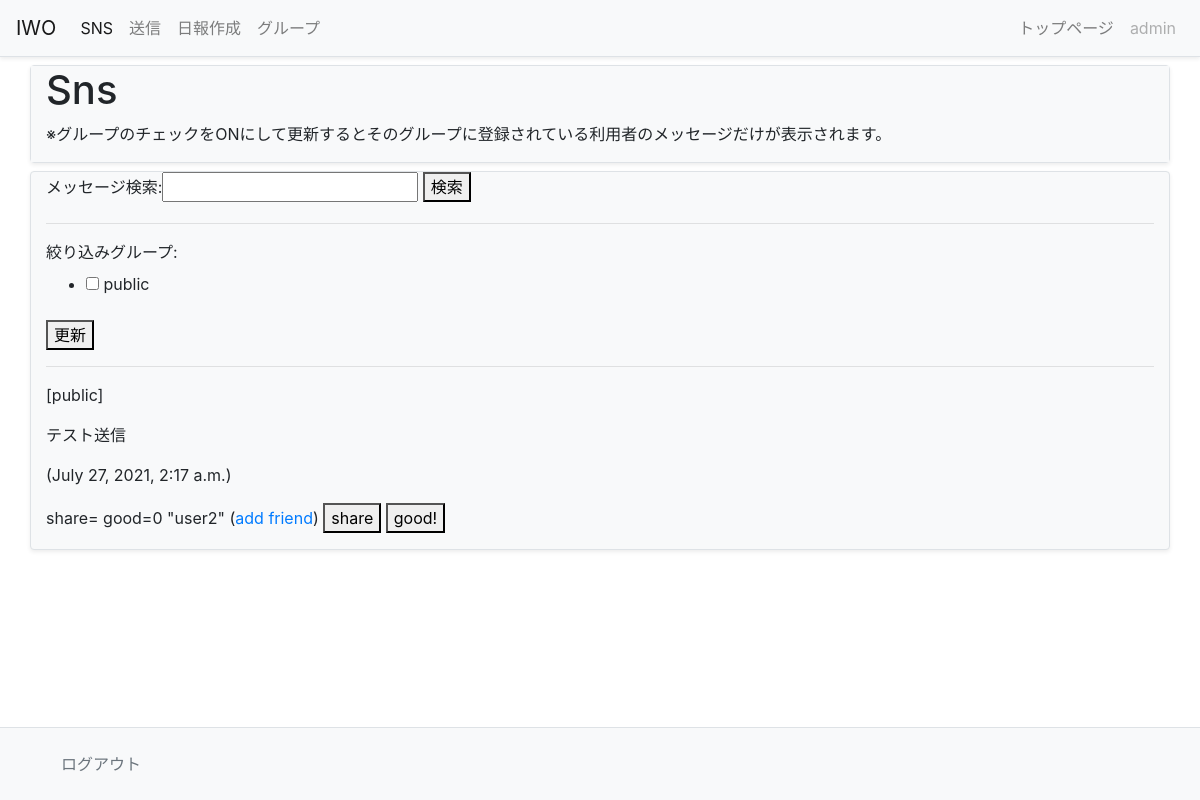
Page / (signed in) on the earlier database version.
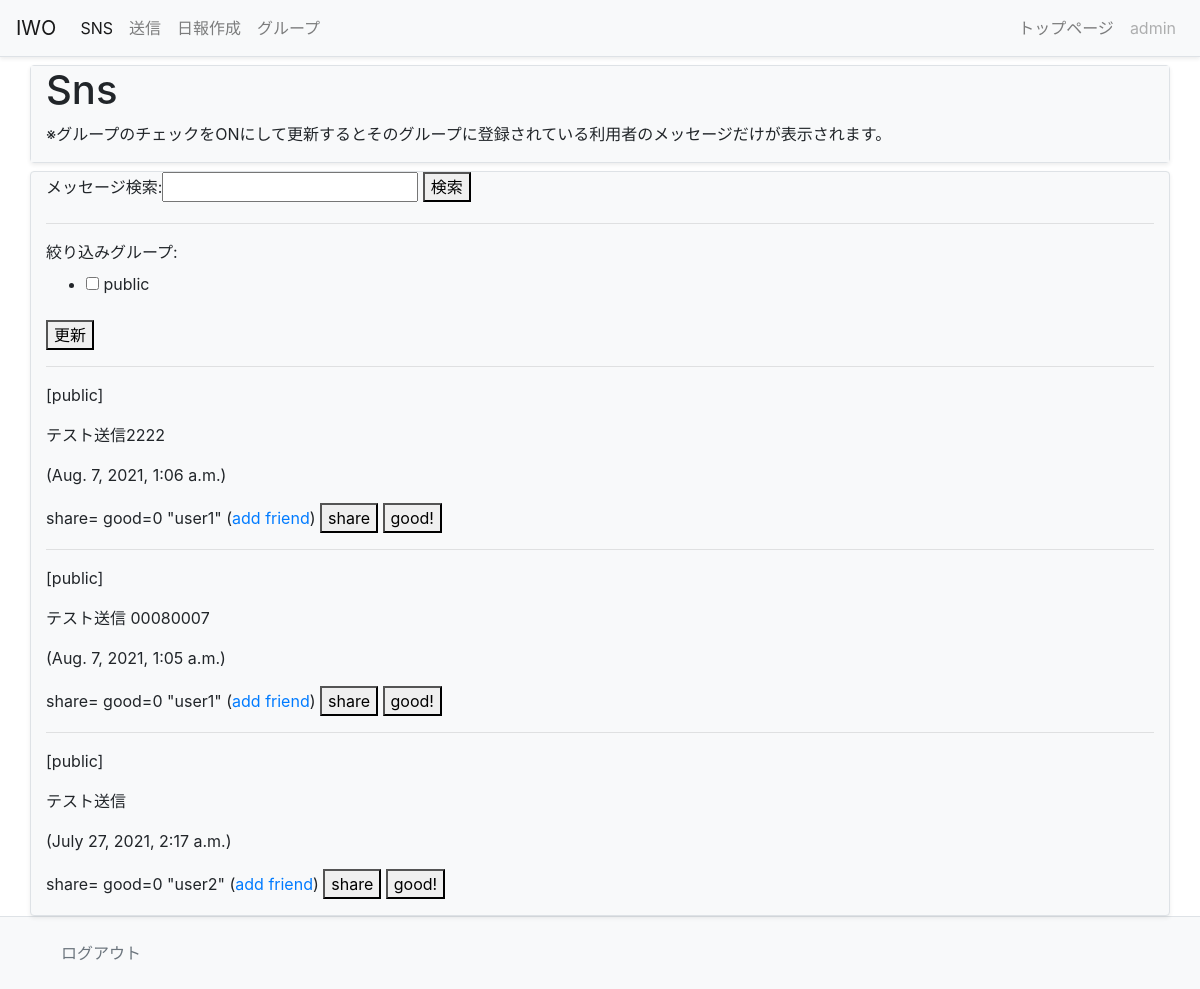
Same page on the later database version.
### sns/models.py (models this page shows, shortened)
class Message(models.Model):
    owner = models.ForeignKey(User, on_delete=models.CASCADE, \
            related_name='message_owner')
    group = models.ForeignKey('Group', on_delete=models.CASCADE)
    content = models.TextField(max_length=1000)
    share_id = models.IntegerField(default=-1)
    good_count = models.IntegerField(default=0)
    pub_date = models.DateTimeField(auto_now_add=True)
    class Meta:
        ordering = ('-pub_date',)

### sns/views.py (the view)
# urls.py: path('', views.index, name='index'),
@login_required(login_url='/admin/login/')
def index(request):
    (public_user, public_group) = get_public()
    if request.method == 'POST':
        if request.POST['mode'] == '__check_form__':
            searchform = SearchForm()#インスタンスを作るだけ
            checkform = GroupCheckForm(request.user,request.POST)#request.POSTをつけることで、チェックボックスの選択状態を再現できる
            glist = []
            for item in request.POST.getlist('groups'):
                glist.append(item)
            messages = get_your_group_message(request.user, \
                    glist, None)
        if request.POST['mode'] == '__search_form__':
            searchform = SearchForm(request.POST)#request.POSTをつけることで検索テキストが残るかたちで検索フォームが再現されます
            checkform = GroupCheckForm(request.user)
            gps = Group.objects.filter(owner=request.user)
            glist = [public_group]
            for item in gps:
                glist.append(item)
            messages = get_your_group_message(request.user, glist, \
                    request.POST['search'])
    else:
        searchform = SearchForm()#インスタンスを作るだけ
        checkform = GroupCheckForm(request.user)#
        gps = Group.objects.filter(owner=request.user)
        glist = [public_group]
        for item in gps:
            glist.append(item)
        messages = get_your_group_message(request.user, glist, None)
    '''
    共通処理はそれほど難しいものではありません
    変数paramsに必要な値をまとめrenderで変数とテンプレートを指定して表示を行うだけです
    必要な値は以下のようになっています
    これらのうち、login_user以外のものはそれぞれmessages,checkform,searchformという変数を設定しています
    つまり共通処理以外の3つは「この3つの変数を用意する」ことを行えばいいわけです
    そうすれば画面が完成します。
    '''
    params = {
            'login_user':request.user,#login_userは現在ログインしているuserです。request.userだけでとりだせる
            'contents':messages,
            'check_form':checkform,
            'search_form':searchform,
        }
    return render(request, 'sns/index.html', params)

### sns/forms.py
class GroupCheckForm(forms.Form):
    def __init__(self, user, *args, **kwargs):
        super(GroupCheckForm, self).__init__(*args, **kwargs)
        public = User.objects.filter(username='public').first()
        self.fields['groups'] = forms.MultipleChoiceField(
            choices=[(item.title, item.title) for item in \
                 Group.objects.filter(owner__in=[user,public])],
            widget=forms.CheckboxSelectMultiple(), label='絞り込みグループ',
        )

class SearchForm(forms.Form):
    search = forms.CharField(label='メッセージ検索', max_length=100)

### sns/models.py (called while the page is built)
        def __str__(self):
            return self.title

### sns/views.py (called while the page is built)
def get_your_group_message(owner, glist, find):
    (public_user,public_group) = get_public()
    groups = Group.objects.filter(Q(owner=owner) \
            |Q(owner=public_user)).filter(title__in=glist)
    me_friends = Friend.objects.filter(group__in=groups)
    me_users = []
    for f in me_friends:
        me_users.append(f.user)
    his_groups = Group.objects.filter(owner__in=me_users)
    his_friends = Friend.objects.filter(user=owner) \
            .filter(group__in=his_groups)
    me_groups = []
    for hf in his_friends:
        me_groups.append(hf.group)
    if find==None:
        messages = Message.objects.filter(Q(group__in=groups) \
            |Q(group__in=me_groups))[:100]
    else:
        messages = Message.objects.filter(Q(group__in=groups) \
            |Q(group__in=me_groups)) \
            .filter(content__contains=find)[:100]
    return messages

def get_public():
    public_user = User.objects.filter(username='public').first()
    public_group = Group.objects.filter \
            (owner=public_user).first()
    return (public_user, public_group)

### sns/templates/sns/index.html (shortened to what this page needs)
{% extends 'sns/layout.html' %}
{% block ttlmigi %}トップページ{% endblock %}
{% block head %}
<h1>Sns</h1>
<p class="caption">※グループのチェックをONにして更新するとそのグループに登録されている利用者のメッセージだけが表示されます。</p>
{% endblock %}
{% block content %}
<form action="{% url 'index' %}" method="post">
{{search_form}}
<button>検索</button>
</form>
<hr>
<form action="{% url 'index' %}" method="post">
{{check_form}}
<button>更新</button>
</form>
{% for item in contents %}
<hr>
<p class="">
{% if item.group.title == 'public' %}
[public]
{% endif %}</p>
<p class="">{{item.content}}</p>
<p class=""> ({{item.pub_date}})</p>
<p class="">
    <span class="">share={{item.share_count}} good={{item.good_count}}</span>
    "{{item.owner}}" (<a href="{% url 'add' %}?name={{item.owner}}">add friend</a>)
    <a href="{% url 'share' item.id %}"><button>share</button></a>
    <a href="{% url 'good' item.id %}"><button>good!</button></a>
</p>
{% endfor %}
{% endblock %}

### sns/templates/sns/layout.html (shortened to what this page needs)
{% load static %}
<!doctype html>
<html lang="ja" class="h-100">
<head>
     <link rel="stylesheet" href="{% static 'sns/bootstrap.css' %}" />
</head>
  <body  class="d-flex flex-column h-100" >
   <header>
<nav class="navbar navbar-expand-lg navbar-light bg-light border-bottom shadow-sm">
    <a class="navbar-brand" href="{% url 'index' %}">IWO</a>
    <div class="collapse navbar-collapse" id="navbarNav">
      <ul class="navbar-nav mr-auto">
        <li class="nav-item active">
          <a class="nav-link" href="{% url 'index' %}">SNS </a>
        </li>
        <li class="nav-item">
          <a class="nav-link" href="{% url 'post' %}">送信</a>
        </li>
        <li class="nav-item">
          <a class="nav-link" href="#">日報作成</a>
        </li>
        <li class="nav-item">
          <a class="nav-link" href="{% url 'groups' %}">グループ</a>
        </li>
      </ul>
      <ul class="navbar-nav">
        <li class="nav-item">
          <a class="nav-link" href="#">{% block ttlmigi %}{% endblock %}</a>
        </li>
        <li class="nav-item">
          <a class="nav-link disabled" href="#">{{login_user}}</a>
        </li>
      </ul>
    </div>
  </nav>
</header>
<main role="main" class="flex-shrink-0">
  <div class="container">
    <div class="row mt-2 rounded border shadow-sm">
        <div class="col-md bg-light ">
        {% block head %}{% endblock %}
        </div>
    </div>
    <div class="row mt-2">
       <div class="col bg-light rounded border shadow-sm">
         {% block content %}{% endblock %}
       </div>
    </div>
  </div>
</main>
<footer class="footer mt-auto py-3 bg-light border-top">
  <div class="container">
    <a class="nav-link text-muted" href="https://localhost-impso-arion-1.paiza-user-free.cloud:8000/admin/logout/">ログアウト</a>
  </div>
</footer>
  </body>
</html>

Differences in the rows shown:
added Message: shows "[public]", content "テスト送信2222", pub_date "Aug. 7, 2021, 1:06 a.m.", good_count "0", owner "user1"
added Message: shows "[public]", content "テスト送信 00080007", pub_date "Aug. 7, 2021, 1:05 a.m.", good_count "0", owner "user1"
